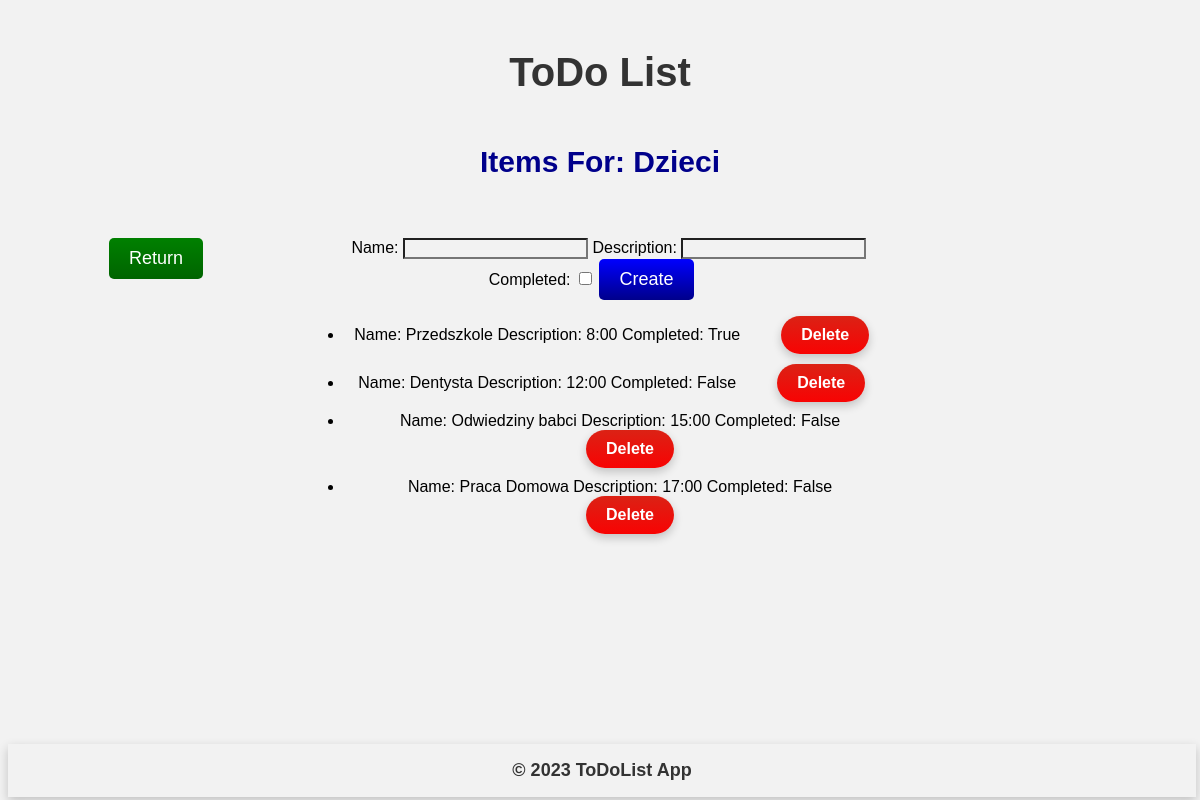
Page /list/Dzieci/ on the committed database.
### main/models.py (models this page shows, shortened)
class ToDoList(models.Model):
    name = models.CharField(max_length=200)

class Item(models.Model):
    todolist = models.ForeignKey(ToDoList, on_delete=models.CASCADE)
    description = models.CharField(max_length=500,default='')
    text = models.CharField(max_length=300)
    complete = models.BooleanField()

### main/views.py (the view)
# urls.py: path("list/<str:list_name>/",views.createItem,name="list items"),
def createItem(response,list_name):
    list = ToDoList.objects.get(name=list_name)
    if response.method == "POST":
        form = CreateNewItemForList(response.POST)
        if form.is_valid():
            item_name = form.cleaned_data["name"]
            item_description = form.cleaned_data["description"]
            item_completed = form.cleaned_data["completed"]
            try:
                searched = list.item_set.get(text=item_name)
            except Item.DoesNotExist:
                list.item_set.create(text=item_name,description=item_description,complete=item_completed)
            finally:
                searched = None
            return HttpResponseRedirect(f"/list/{list.name}/")
    else:
        form = CreateNewItemForList()
        return render(response,'main/items.html',{"list":list,"form":form})

### main/forms.py
class CreateNewItemForList(forms.Form):
    name = forms.CharField(label="Name",max_length=200)
    description = forms.CharField(label="Description",max_length=400,required=False)
    completed = forms.BooleanField(label="Completed",required=False)

### main/templates/main/items.html (shortened to what this page needs)
{% extends 'main/base.html' %}
{% load static %}
{% block head %}
<link rel ="stylesheet" href="{% static 'items.css' %}">
{% endblock %}
{% block navbar %}
<div class="navbar-title">ToDo List</div>
<div class="navbar-phrase-create_list">
    Items For: {{list.name}}
</div>
{% endblock %}
{% block left-side-content %}
<form method="get" action="/lists/">
    <button type="submit" class = "btn2">
        Return
    </button>
</form>
{% endblock %}
{% block middle-side-content %}
    <form method="post" action="/list/{{list.name}}/item/create/">
        {{form}}
        <button type="submit" class = "btn">
            Create
        </button>
    </form>
    <ul>
        {% for item in list.item_set.all %}
            <li>Name: {{item.text}} Description: {{item.description}} Completed: {{item.complete}}
                <form method="get" action="/list/{{list.name}}/{{item.text}}/delete/">
                    <button type="submit" class = "btn3"> Delete </button>
                </form>
            </li>
        {% endfor %}
    </ul>
{% endblock %}

### main/static/base.css (style rules this page uses)
* { font-family: Arial, sans-serif; background-color: #f2f2f2; box-sizing: border-box; }
form { margin: 3%; display: inline; }
.navbar-title { font-family: Arial, Helvetica, sans-serif; font-size: 36px; font-weight: bold; margin: 50px 0; color: #333; }
.navbar-phrase-create_list { font-family: Arial, Helvetica, sans-serif; font-size: 30px; font-weight: bold; color: darkblue; margin-bottom: 5px; }
.btn { background: linear-gradient(to bottom, blue, darkblue); color: white; border: none; border-radius: 5px; padding: 10px 20px; font-size: 18px; transition: all 0.3s; cursor: pointer; }
.btn2 { background: linear-gradient(to bottom, green, darkgreen); color: white; border: none; border-radius: 5px; padding: 10px 20px; font-size: 18px; transition: all 0.3s; cursor: pointer; }
.btn3 { background: linear-gradient(to bottom, #db2215, #f80303); color: #fff; border: none; border-radius: 25px; padding: 10px 20px; font-size: 1rem; font-weight: bold; box-shadow: 0px 4px 10px rgba(0,0,0,0.2); transition: all 0.3s; margin-bottom: 10px; margin-left: 20px; }

### main/static/items.css (style rules this page uses)
.navbar-title { font-size: 40px; }
button { display: inline; }
.btn3 { background: linear-gradient(to bottom, #db2215, #f80303); color: #fff; border: none; border-radius: 25px; padding: 10px 20px; font-size: 1rem; font-weight: bold; box-shadow: 0px 4px 10px rgba(0,0,0,0.2); transition: all 0.3s; margin-bottom: 10px; margin-left: 20px; }

### rows in the picture
ToDoList: name "Dzieci"
Item: text "Przedszkole", description "8:00", complete "True"
Item: text "Dentysta", description "12:00", complete "False"
Item: text "Odwiedziny babci", description "15:00", complete "False"
Item: text "Praca Domowa", description "17:00", complete "False"
